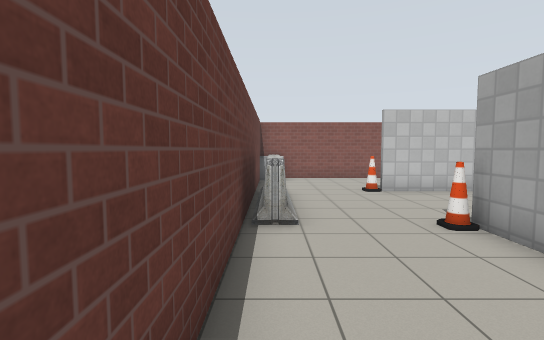
view 1 (above)

14 first-person views from a walk through a world built for the Gazebo simulator. The camera is 1.3 m above the floor, tilts 4° down and sees 85° across. Floor lines are 1 m apart. The floor is counted in squares, 1 m on a side. Each view is taken from the middle of a square. On the plan, view 1 faces up. The plan holds only what a view shows up to about 13 squares ahead; the rest is blank. Robots are left out. Simple patterns stand in for the simulator's built-in surfaces. Simple shapes stand in for some stock models.

view 2
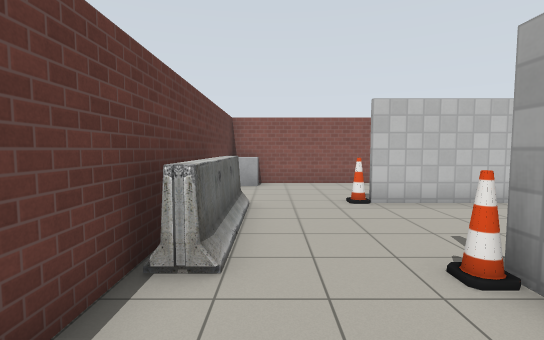

view 3
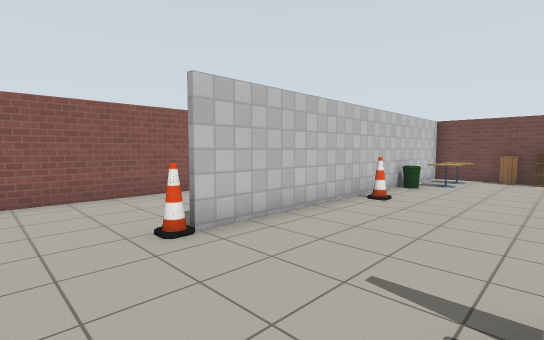

view 4
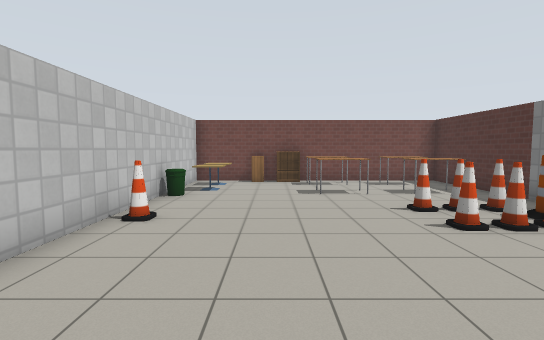

view 5
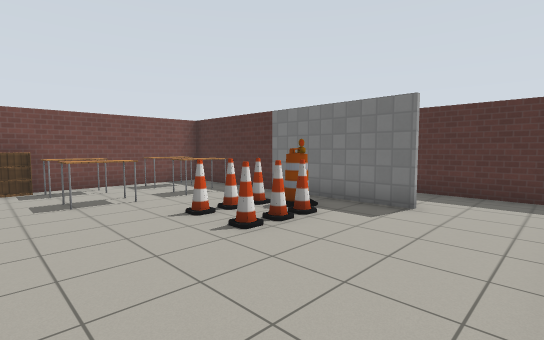

view 6
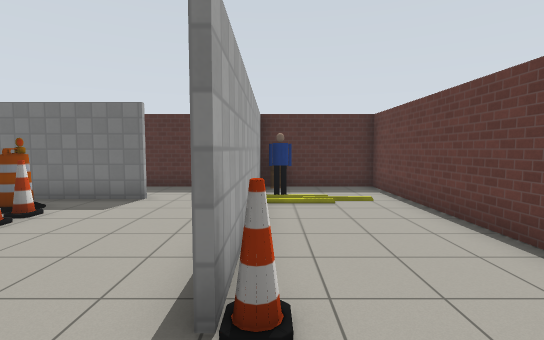

view 7
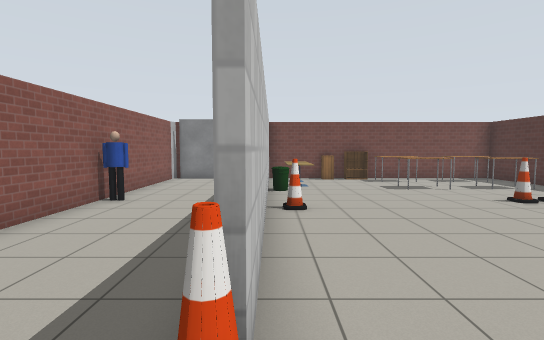

view 8
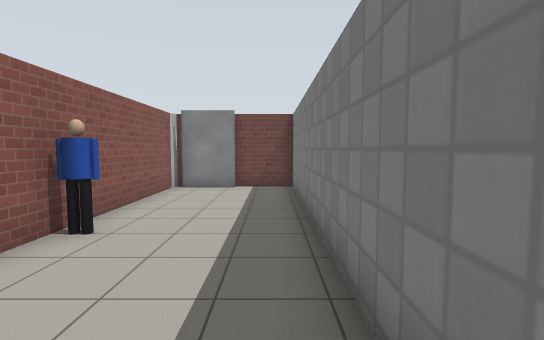

view 9
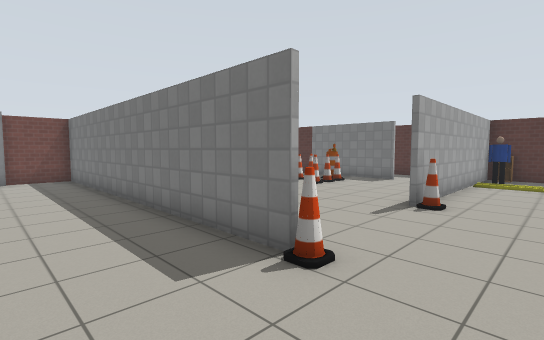

view 10
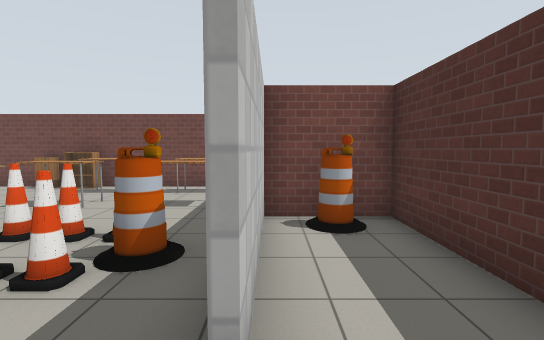

view 11
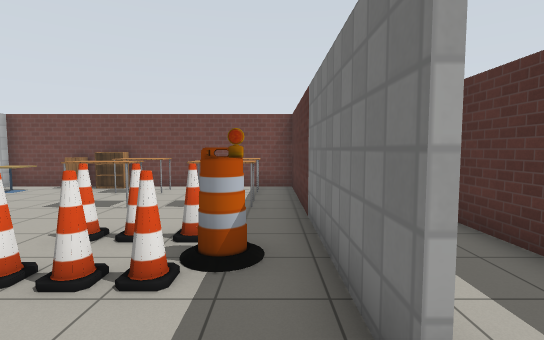

view 12
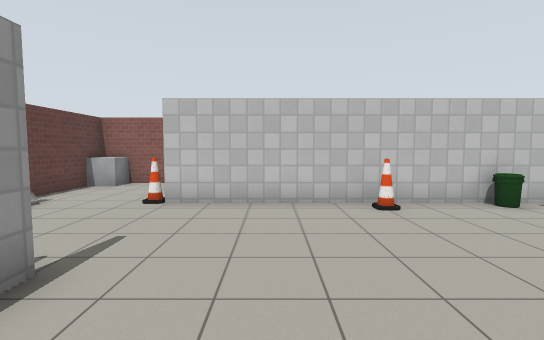

view 13
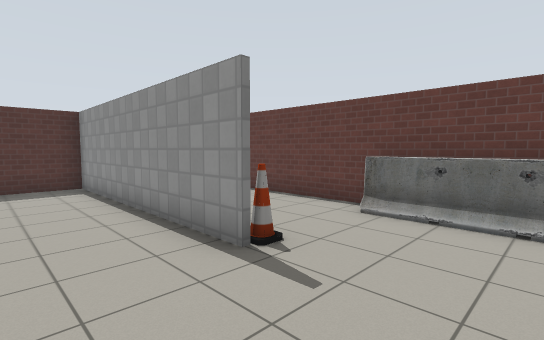

view 14
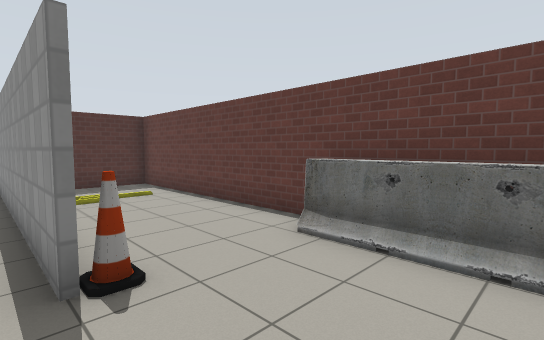

### Floor plan
Points are (right, up) in squares from view 1. A wall is a line through its corners. A room is listed if a view was taken in it or the views show most of it. See-through windows are left out.
Room 1 (views 1, 2, 3, 4, 5, 6, 7, 8, 9, 10, 11, 12, 13, 14)
walls: (3.5, 5) (3.5, -1.6); (3.4, 9.3) (15.3, 9.3) (15.3, 11.3); (6.2, -0.7) (15.3, -0.7) (15.3, 9.1) (3.4, 9.1); (3.4, -0.1) (3.4, 4.4); (3.4, -2.1) (3.4, -1.6); (15, 13.4) (-0.5, 13.4) (-0.5, -3.3) (2.5, -3.3)
ways out: opening at (5.5, -1) to room 2
objects: barrier (0, 5) to (0, 9); other object (0, 13); cabinet (3, -3); person (3, -1); cone (3, 5); cone (3, 9); cone (8, 1); cone (8, 2); cone (8, 3); cone (9, 1); cone (9, 2); cone (9, 3); cone (9, 8); person (10, 13); bin (11, 9); table (12, 1) to (12, 2); table (12, 3) to (12, 4); cafe table (12, 8) to (13, 8); table (14, 1) to (14, 2); table (14, 3) to (14, 4); cafe table (14, 8); bookshelf (15, 5); cabinet (15, 7)
Room 2 (no view inside)
walls: (3.5, -1.6) (3.5, -3.3) (10.7, -3.3) (10.7, -0.9) (6.2, -0.9)
ways out: opening at (5.5, -1) to room 1
objects: barrel (10, -2)

Where each view was taken, in squares from view 1:
view 1: 0 up, 0 right, facing up
view 2: 2 up, 1 right, facing up
view 3: 5 up, 1 right, facing up-right
view 4: 6 up, 3 right, facing right
view 5: 6 up, 4 right, facing down-right
view 6: 7 up, 3 right, facing down
view 7: 9 up, 2 right, facing right
view 8: 10 up, 5 right, facing right
view 9: 12 up, 1 right, facing down-right
view 10: 1 down, 5 right, facing right
view 11: 0 up, 5 right, facing right
view 12: 2 up, 6 right, facing up
view 13: 8 up, 6 right, facing down-left
view 14: 8 up, 4 right, facing down-left
